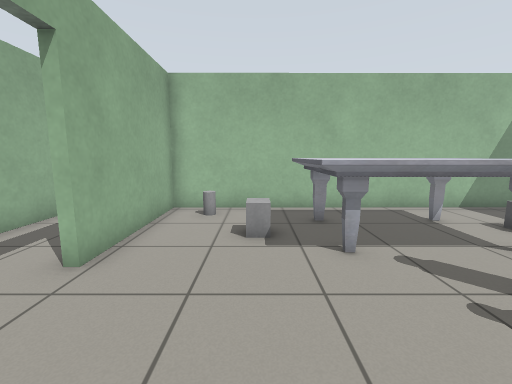
view 1 (above)

18 first-person views from a walk through a Gazebo world. The camera is 1 m above the floor, tilts 8° down and sees 90° across. The floor is counted in squares, 0.5 m on a side. Each view is taken from the middle of a square. On the plan, view 1 faces up. The plan holds only what a view shows up to about 16 squares ahead; the rest is blank. Gazebo's built-in surfaces are drawn with simple patterns. Some surface patterns are stand-ins.

view 2
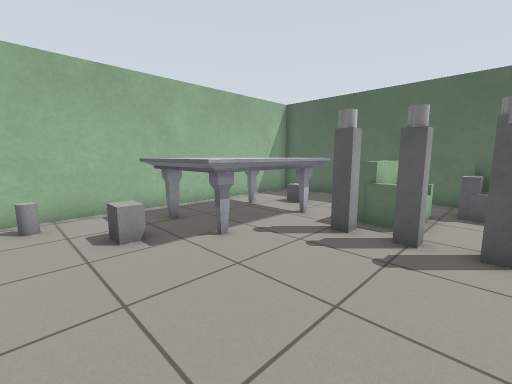

view 3
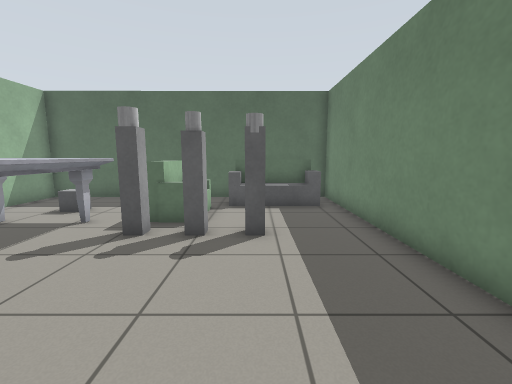

view 4
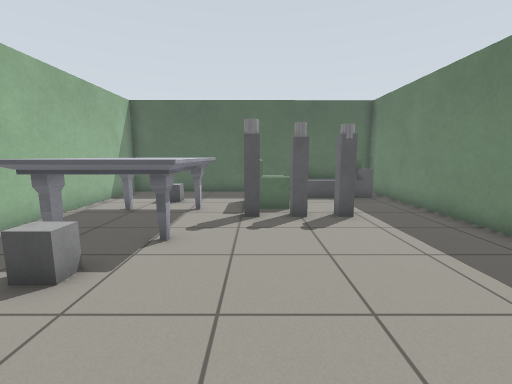

view 5
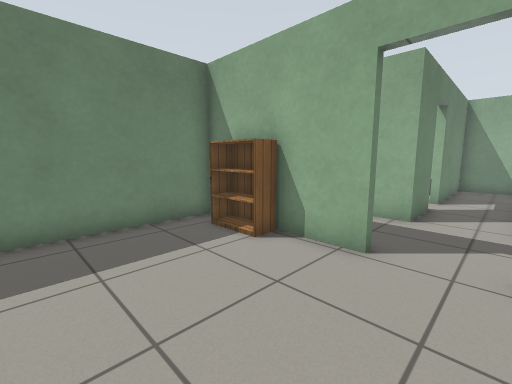

view 6
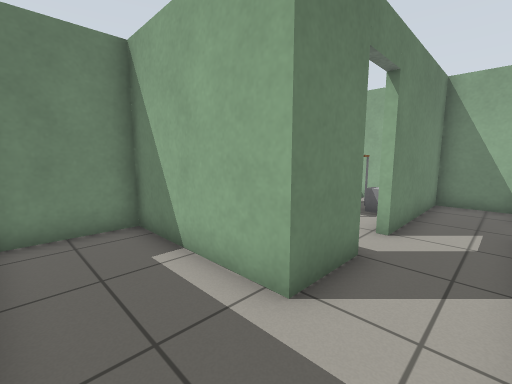

view 7
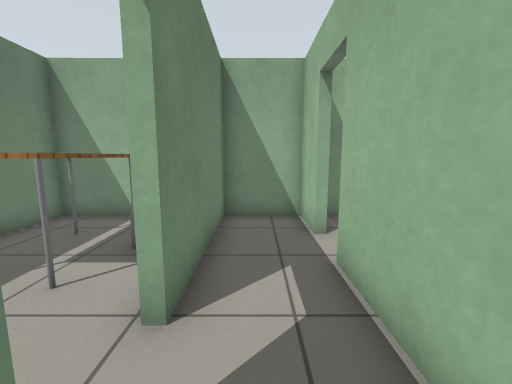

view 8
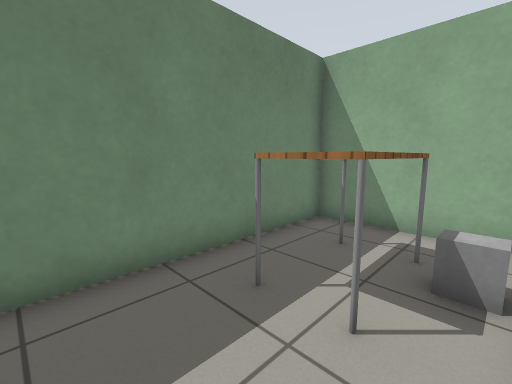

view 9
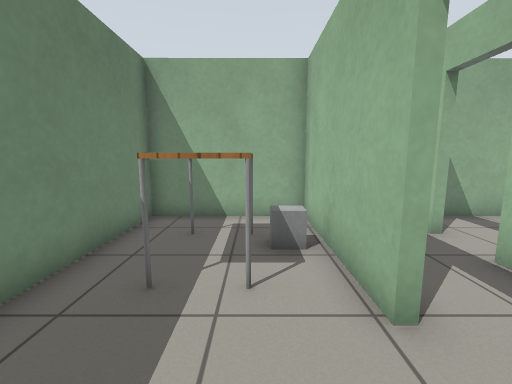

view 10
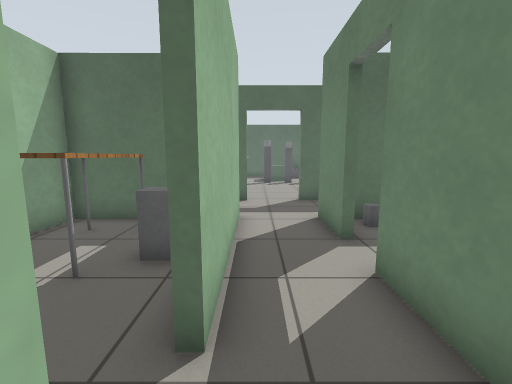

view 11
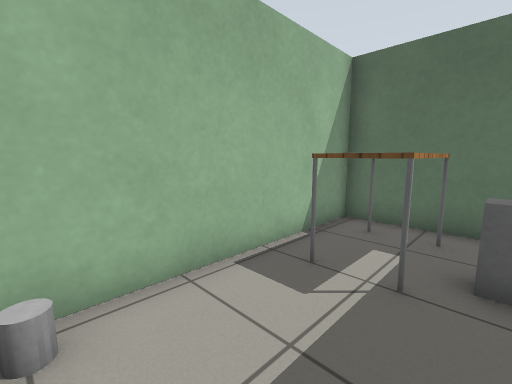

view 12
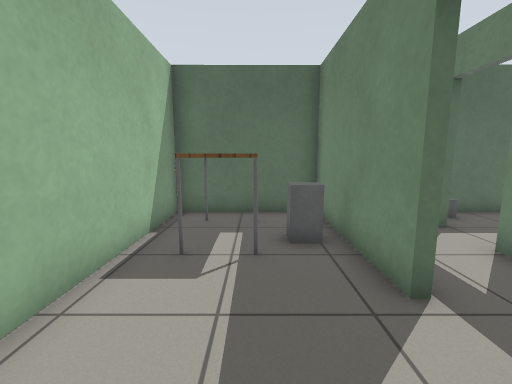

view 13
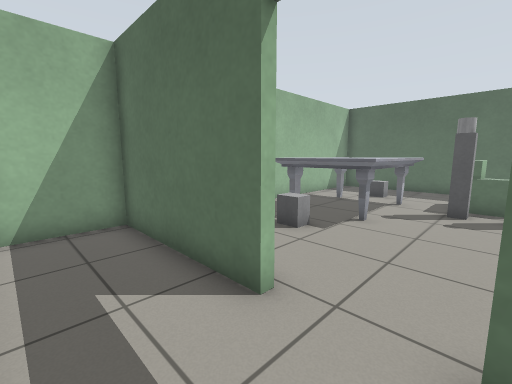

view 14
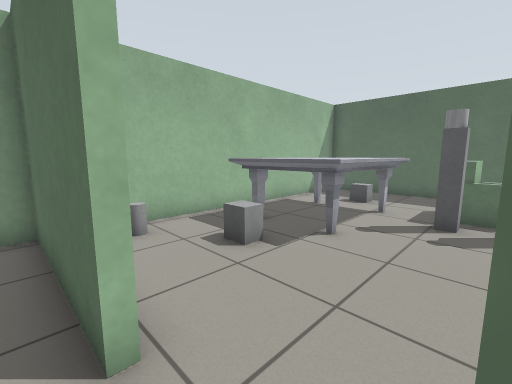

view 15
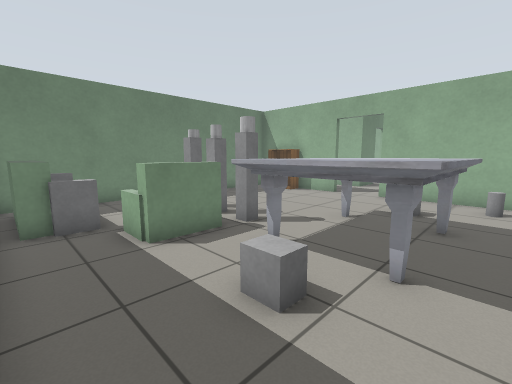

view 16
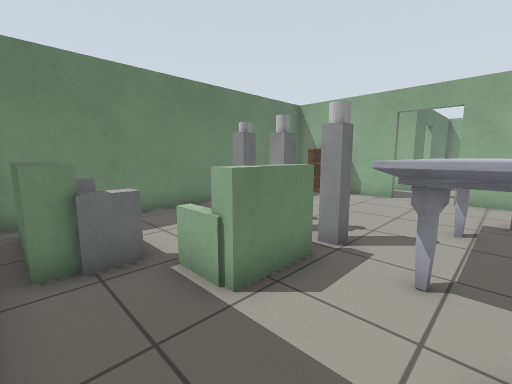

view 17
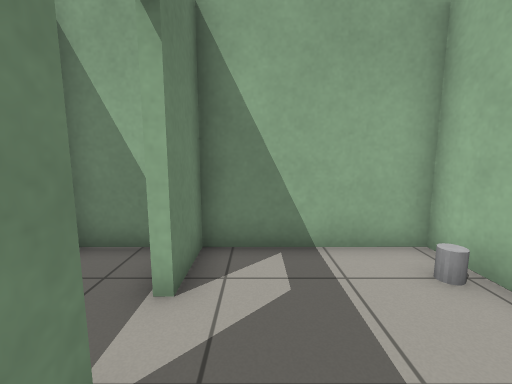

view 18
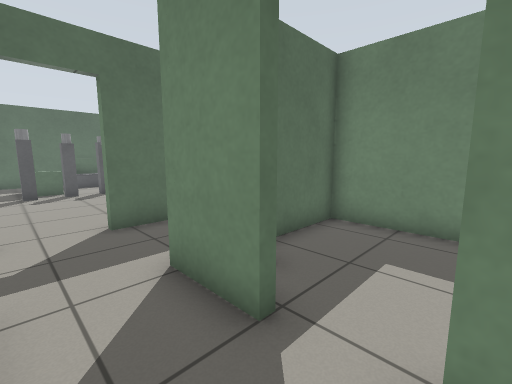

### Floor plan
Ten units are one square. View 1 is at (0, 0); x grows to the right and y downward. Boxes are objects, and circles mark ways between rooms. Rooms are numbered by the first view taken in them; rooms with no view inside come last. Other rooms are left out.
<svg viewBox="-170 -104 280 144">
<path fill="none" stroke="#000" d="M-32 -20 -32 34 105 34 104 -99 -32 -98 -32 -43M56 -16 56 -33 78 -33 78 -17 70 -17M75 -27 56 -27M98 -9 98 24M-66 -46 -127 -45M-90 -19 -67 -19 -67 34 -38 34M-35 -43 -35 -98 -62 -98M-35 -3 -35 -20M-67 -84 -67 -64M-144 -45 -164 -45 -164 -19 -108 -19M-108 -16 -164 -16 -164 35 -69 35 -69 -9M-127 -48 -70 -48 -70 -98 -165 -98 -164 -48 -144 -48"/>
<rect x="-35" y="5" width="10" height="10" fill="#bbb"><title>bookshelf</title></rect>
<rect x="-25" y="-95" width="10" height="10" fill="#bbb"><title>grey pole</title></rect>
<rect x="-5" y="-75" width="10" height="20" fill="#bbb"><title>grey post</title></rect>
<rect x="5" y="-85" width="60" height="40" fill="#bbb"><title>marble table</title></rect>
<rect x="35" y="-5" width="10" height="10" fill="#bbb"><title>grey post</title></rect>
<rect x="45" y="-5" width="10" height="10" fill="#bbb"><title>white cylinder</title></rect>
<rect x="45" y="-25" width="10" height="10" fill="#bbb"><title>grey post</title></rect>
<rect x="45" y="-35" width="10" height="10" fill="#bbb"><title>grey post</title></rect>
<rect x="65" y="-75" width="10" height="10" fill="#bbb"><title>grey box</title></rect>
<rect x="75" y="15" width="20" height="10" fill="#bbb"><title>grey box</title></rect>
<rect x="75" y="-5" width="20" height="20" fill="#bbb"><title>grey box</title></rect>
<rect x="75" y="-15" width="20" height="10" fill="#bbb"><title>grey box</title></rect>
<rect x="-145" y="-5" width="30" height="20" fill="#bbb"><title>table</title></rect>
<rect x="-145" y="-15" width="20" height="20" fill="#bbb"><title>grey post</title></rect>
<rect x="-85" y="-15" width="10" height="10" fill="#bbb"><title>grey pole</title></rect>
<rect x="-155" y="-95" width="10" height="10" fill="#bbb"><title>grey cylinder</title></rect>
<rect x="-115" y="-85" width="40" height="20" fill="#bbb"><title>table</title></rect>
<rect x="-105" y="-65" width="10" height="10" fill="#bbb"><title>grey post</title></rect>
<circle cx="-30" cy="-30" r="3" fill="#2a7"/>
<circle cx="-95" cy="-20" r="3" fill="#2a7"/>
<circle cx="-135" cy="-50" r="3" fill="#2a7"/>
<text x="40" y="-30">1</text>
<text x="-70" y="-30">2</text>
<text x="-120" y="10">3</text>
<text x="-120" y="-80">4</text>
</svg>
Room 1 opens to room 2. Room 2 opens to room 3. Room 2 opens to room 4.

Where each view was taken, in squares from view 1:
view 1: 0 up, 0 right, facing up
view 2: 0 up, 2 left, facing up-right
view 3: 0 up, 2 left, facing right
view 4: 3 up, 4 left, facing right
view 5: 4 up, 2 right, facing down-left
view 6: 4 up, 4 left, facing down-left
view 7: 3 up, 8 left, facing left
view 8: 1 up, 9 left, facing down-left
view 9: 0 up, 8 left, facing left
view 10: 4 up, 15 left, facing right
view 11: 6 up, 15 left, facing up-right
view 12: 7 up, 16 left, facing right
view 13: 2 up, 6 left, facing up-right
view 14: 2 up, 4 left, facing up-right
view 15: 9 up, 10 right, facing down-left
view 16: 6 up, 10 right, facing down-left
view 17: 6 up, 11 left, facing left
view 18: 4 up, 11 left, facing down-right
